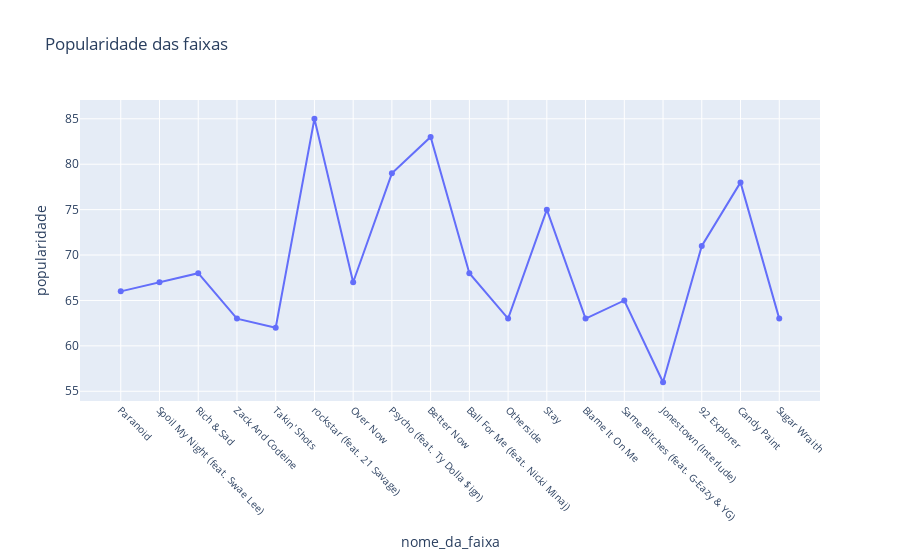

Notebook source saved alongside this figure:
### Markdown cell above
Beerbongs & Bentleys foi um álbum ainda mais bem-sucedido do que Stoney, e consolidou Post Malone como um dos artistas mais populares do mundo. O álbum foi um marco na carreira de Post Malone, e ajudou a popularizar o gênero hip hop contemporâneo.

Este álbum conta com 18 faixas, 4 a mais que seu album de estréia.

Aqui estão algumas das músicas mais populares do álbum:

* `Rockstar`
* `Psycho`
* `Ball for Me`
* `Better Now`

### Code cell
fig = px.scatter(beerbongs, x='nome_da_faixa', y='popularidade', title='Popularidade das faixas')
fig.update_traces(mode='lines+markers')
fig.update_xaxes(tickangle=45, tickfont=dict(size=10))  # Rotacionar os nomes das faixas e diminuir o tamanho da fonte
#fig.update_layout(height=800)  # Aumentar o tamanho do gráfico no eixo y
fig.show()

### Figure 1 — Plotly figure (JSON) as saved in the notebook; plotly's stock layout.template omitted (floating-point values rounded to 4 significant figures)
{"data": [{"hovertemplate": "nome_da_faixa=%{x}<br>popularidade=%{y}<extra></extra>", "legendgroup": "", "marker": {"color": "#636efa", "symbol": "circle"}, "mode": "lines+markers", "name": "", "orientation": "v", "showlegend": false, "type": "scatter", "x": ["Paranoid", "Spoil My Night (feat. Swae Lee)", "Rich & Sad", "Zack And Codeine", "Takin' Shots", "rockstar (feat. 21 Savage)", "Over Now", "Psycho (feat. Ty Dolla $ign)", "Better Now", "Ball For Me (feat. Nicki Minaj)", "Otherside", "Stay", "Blame It On Me", "Same Bitches (feat. G-Eazy & YG)", "Jonestown (Interlude)", "92 Explorer", "Candy Paint", "Sugar Wraith"], "xaxis": "x", "y": [66, 67, 68, 63, 62, 85, 67, 79, 83, 68, 63, 75, 63, 65, 56, 71, 78, 63], "yaxis": "y"}], "layout": {"legend": {"tracegroupgap": 0}, "title": {"text": "Popularidade das faixas"}, "xaxis": {"anchor": "y", "domain": [0, 1], "tickangle": 45, "tickfont": {"size": 10}, "title": {"text": "nome_da_faixa"}}, "yaxis": {"anchor": "x", "domain": [0, 1], "title": {"text": "popularidade"}}}}
